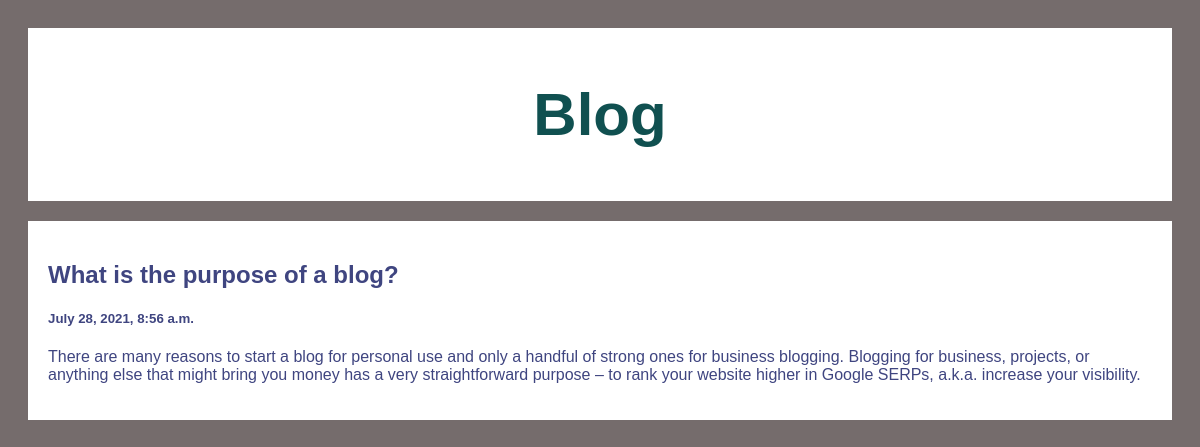
Screenshot of /post/2 with the database file from the repository.
### post/models.py (models this page shows)
class List(models.Model):
	title = models.CharField(max_length=50)
	description = models.CharField(max_length=10000)
	create_at = models.DateTimeField(default=datetime.now, blank=True)

### post/views.py (the view)
# urls.py: path('', include('post.urls')),
def post(request, pk):
	list_post = List.objects.get(id=pk)
	return render(request, 'post.html', {'lists':list_post})

### templates/post.html (shortened to what this page needs)
<!DOCTYPE html>
<html lang="en">
<head>
</head>
<body>
	<div class="header">
		<h2>Blog</h2>
	</div>
	<div class="row">
      <div class="leftcolumn">
		<div class="card">
				<h2>{{lists.title}}</h2>
				<h5>{{lists.create_at}}</h5>
				<p>{{lists.description}}</p>
		</div>
      </div>
	</div>
</body>
</html>

### templates/post.html (style rules this page uses)
* { box-sizing: border-box; }
body { color: rgb(63, 69, 128); font-family: Arial; padding: 20px; background: #756c6c; }
.header { color: rgb(16, 80, 80); padding: 2px; font-size: 40px; text-align: center; background: white; }
.leftcolumn { float: left; width: 100%; }
.card { background-color: white; padding: 20px; margin-top: 20px; }
.row:after { content: ""; display: table; clear: both; }

### rows the page displays
List: title "What is the purpose of a blog?", create_at "July 28, 2021, 8:56 a.m.", description "There are many reasons to start a blog for personal use and only a handful of strong ones for business blogging. Blogging for business, projects, or anything else that might bring you money has a very straightforward purpose – to rank your website higher in Google SERPs, a.k.a. increase your visibility."
